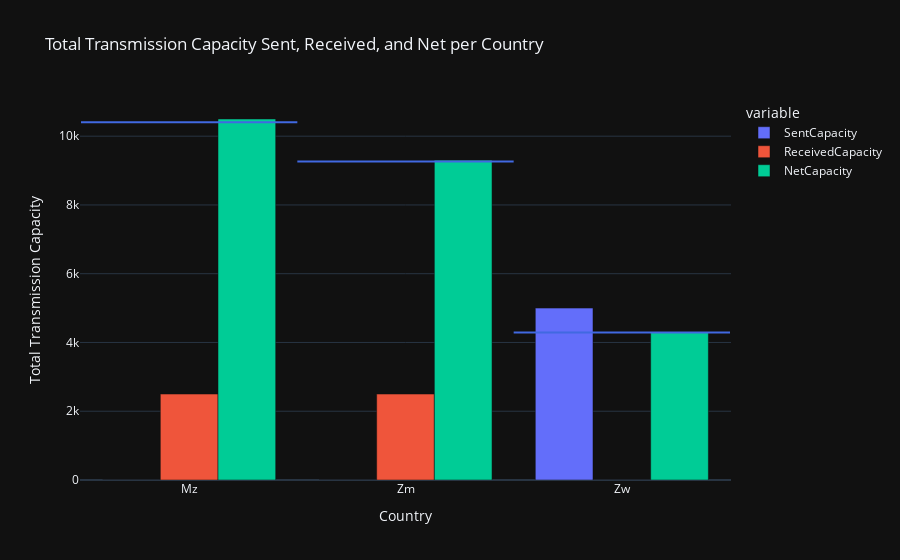

Here is the notebook cell this chart was saved with:
### Code cell
# Calculate total transmission capacity sent and received per country
df_transmission_sent = df_transmissions.groupby('From')['Capacity'].sum().reset_index().rename(columns={'From': 'Country', 'Capacity': 'SentCapacity'})
df_transmission_received = df_transmissions.groupby('To')['Capacity'].sum().reset_index().rename(columns={'To': 'Country', 'Capacity': 'ReceivedCapacity'})

# Merge the dataframes
df_transmission_capacity = pd.merge(df_transmission_sent, df_transmission_received, on='Country', how='outer').fillna(0)
df_transmission_capacity = pd.merge(df_transmission_capacity, total_capacity_per_country, on='Country', how='outer').fillna(0)

# Calculate net capacity
df_transmission_capacity['NetCapacity'] = df_transmission_capacity['Capacity'] + df_transmission_capacity['ReceivedCapacity'] - df_transmission_capacity['SentCapacity']

# Plot the bar graph
fig_transmission_capacity = px.bar(
    df_transmission_capacity,
    x='Country',
    y=['SentCapacity', 'ReceivedCapacity', 'NetCapacity'],
    title='Total Transmission Capacity Sent, Received, and Net per Country',
    template='plotly_dark'  # Ensures dark theme
)

# Add horizontal lines for each country
fig_transmission_capacity.add_shape(
    type="line",
    x0=-0.5, x1=0.5, y0=10407, y1=10407,
    line=dict(color="RoyalBlue", width=2),
    xref="x", yref="y"
)

fig_transmission_capacity.add_shape(
    type="line",
    x0=0.5, x1=1.5, y0=9263, y1=9263,
    line=dict(color="RoyalBlue", width=2),
    xref="x", yref="y"
)

fig_transmission_capacity.add_shape(
    type="line",
    x0=1.5, x1=2.5, y0=4291, y1=4291,
    line=dict(color="RoyalBlue", width=2),
    xref="x", yref="y"
)

fig_transmission_capacity.update_layout(
    xaxis_title='Country',
    yaxis_title='Total Transmission Capacity',
    barmode='group'  # Group bars together
)

fig_transmission_capacity.show()

### Figure 1 — Plotly figure (JSON) as saved in the notebook; plotly's stock layout.template omitted (floating-point values rounded to 4 significant figures)
{"data": [{"hovertemplate": "variable=SentCapacity<br>Country=%{x}<br>value=%{y}<extra></extra>", "legendgroup": "SentCapacity", "marker": {"color": "#636efa", "pattern": {"shape": ""}}, "name": "SentCapacity", "orientation": "v", "showlegend": true, "textposition": "auto", "type": "bar", "x": ["Mz", "Zm", "Zw"], "xaxis": "x", "y": [0.0, 0.0, 5000.0], "yaxis": "y"}, {"hovertemplate": "variable=ReceivedCapacity<br>Country=%{x}<br>value=%{y}<extra></extra>", "legendgroup": "ReceivedCapacity", "marker": {"color": "#EF553B", "pattern": {"shape": ""}}, "name": "ReceivedCapacity", "orientation": "v", "showlegend": true, "textposition": "auto", "type": "bar", "x": ["Mz", "Zm", "Zw"], "xaxis": "x", "y": [2500.0, 2500.0, 0.0], "yaxis": "y"}, {"hovertemplate": "variable=NetCapacity<br>Country=%{x}<br>value=%{y}<extra></extra>", "legendgroup": "NetCapacity", "marker": {"color": "#00cc96", "pattern": {"shape": ""}}, "name": "NetCapacity", "orientation": "v", "showlegend": true, "textposition": "auto", "type": "bar", "x": ["Mz", "Zm", "Zw"], "xaxis": "x", "y": [10500.0, 9300.0, 4300.0], "yaxis": "y"}], "layout": {"barmode": "group", "legend": {"title": {"text": "variable"}, "tracegroupgap": 0}, "shapes": [{"line": {"color": "RoyalBlue", "width": 2}, "type": "line", "x0": -0.5, "x1": 0.5, "xref": "x", "y0": 10407, "y1": 10407, "yref": "y"}, {"line": {"color": "RoyalBlue", "width": 2}, "type": "line", "x0": 0.5, "x1": 1.5, "xref": "x", "y0": 9263, "y1": 9263, "yref": "y"}, {"line": {"color": "RoyalBlue", "width": 2}, "type": "line", "x0": 1.5, "x1": 2.5, "xref": "x", "y0": 4291, "y1": 4291, "yref": "y"}], "title": {"text": "Total Transmission Capacity Sent, Received, and Net per Country"}, "xaxis": {"anchor": "y", "domain": [0, 1], "title": {"text": "Country"}}, "yaxis": {"anchor": "x", "domain": [0, 1], "title": {"text": "Total Transmission Capacity"}}}}
